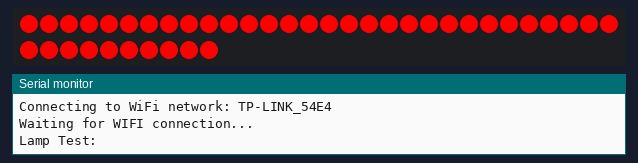
A sketch run on a simulated ESP32. On the bench: 40 RGB LEDs in strip order, left to right, continuing on the next row, the last lines printed to the serial monitor. Dim RGB values are drawn brighter than linear; WiFi joins after 1.5 s; servers stay silent unless stated.

Above: at 0.3 s.
At 0.9 s:
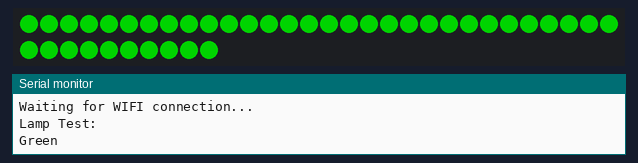
At 1.5 s:
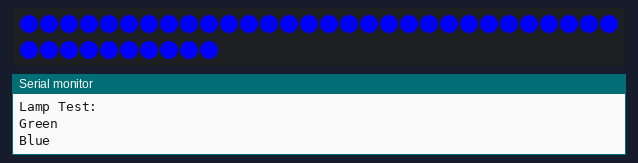
At 2.1 s:
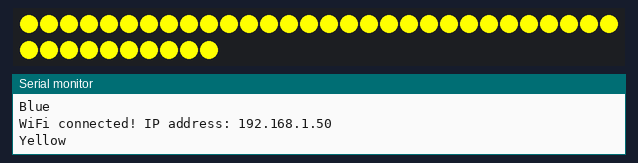
At 2.7 s:
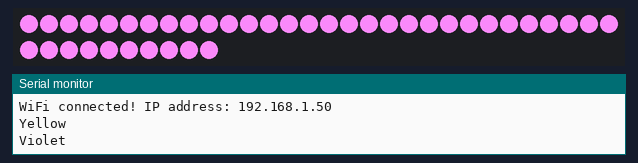
At 3.9 s:
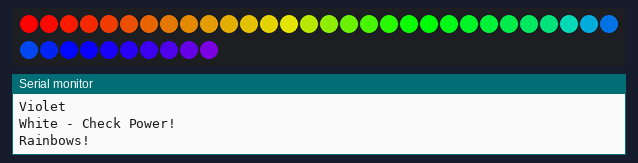

The sketch:

ReceivedUdp.ino
```cpp
// (licence header left out)
#include "FastLED.h"
#include <WiFi.h>
#include <WiFiUdp.h>


#define DEBUG

#ifdef DEBUG
 #define DEBUG_PRINT_LN(x) Serial.println(x)
 #define DEBUG_PRINT(x) Serial.print(x)
#else
 #define DEBUG_PRINT(x)
 #define DEBUG_PRINT_LN(x)
#endif

#define NUM_LEDS 40
#define DATA_PIN 12
#define LED_TYPE    WS2812B
#define COLOR_ORDER GRB
#define TEST_DELAY 600
#define NO_DATA_TIME 5000

#define OUTPUT_CHANNEL 0
#define HEADER_SIZE 6
#define BUFFER_MAX 640
#define PORT 2390

const byte channelwidth = 3; //3 channels per pixel
byte channel; //channel number for each pixel RGB
volatile byte currentcounter = 0; //counter for data reception
byte previouscounter = 0; //counter for data reception
unsigned long now = 0; //current time value


// Define the array of leds
CRGB leds[NUM_LEDS];

char ssid[] = "TP-LINK_54E4"; //  your network SSID (name)
char pass[] = "27155332";    // your network password (use for WPA, or use as key for WEP)

IPAddress ip(192, 168, 0, 21); //  Fixed IP
IPAddress gateway(192, 168, 0, 1); // set gateway to match your network
IPAddress subnet(255, 255, 0, 0); // set subnet mask to match your network

//Are we currently connected?
boolean connected = false;

//const char* ssid     = "Don't worry, be happy!";
//const char* password = "whyistheskysohigh?";

WiFiUDP Udp;

unsigned char packetBuffer[BUFFER_MAX];
char ReplyBuffer[] = "acknowledged";

void setup()
{
  setupSerial();
  setupWifi();
  setupLeds();
  initTest(); //test to make sure pixels are working
}

void setupSerial() {
   //Initialize serial and wait for port to open:
  #ifdef DEBUG
    Serial.begin(115200);
  #endif
  delay(100);
  DEBUG_PRINT_LN("Starting Software!!");
}

void setupWifi() {

//  initializeWifi();
//
//  // Print WiFi MAC address:
//  printMacAddress();
//
//  connectWifi();
//  printWiFiStatus();

  connectToWiFi(ssid, pass);

}

void setupLeds() {

  FastLED.addLeds<LED_TYPE,DATA_PIN,COLOR_ORDER>(leds, NUM_LEDS).setCorrection(TypicalLEDStrip);
  FastLED.setMaxPowerInVoltsAndMilliamps (5, 2400);
  FastLED.clear();

}

int value = 0;

void loop()
{
    int packetSize = Udp.parsePacket();
    //timer to check if receiving data
    if(currentcounter != previouscounter) //has the counter changed?
    {
      now = millis(); //store the time since the counter has increased
      previouscounter = currentcounter; //set the previous value equal to the current value
    }
    if((millis() - now) > NO_DATA_TIME) //is the time since the counter changed greater than 5 seconds?
    {
       noReceive(); //not receiving data. Run no receive function
    }

     if(packetSize)
    {
      //DEBUG_PRINT_LN("Received Data!!!");
      Udp.read(packetBuffer,BUFFER_MAX); //read UDP packet

      int count = checkProtocolHeaders(packetBuffer, packetSize);
      if (count)
      {
              parseRGBReceived(packetBuffer, count); //process data function
              currentcounter++;  //increase counter by 1 each time through
      }
    }
}

void initializeWifi() {

   // udp.stop();
    //udp.flush();
    WiFi.disconnect(true);
    WiFi.config(ip, gateway, subnet);
    WiFi.setAutoReconnect(true);
}


void connectWifi() {

  int ledState = 0;
     // attempt to connect to WiFi network:
   DEBUG_PRINT("Attempting to connect to SSID: ");
   DEBUG_PRINT_LN(ssid);


  WiFi.begin(ssid, pass);
  while (WiFi.status() != WL_CONNECTED)
  {
    // Blink LED while we're connecting:
    digitalWrite(LED_BUILTIN, ledState);
    ledState = (ledState + 1) % 2; // Flip ledState
    delay(500);
    DEBUG_PRINT(".");
  }

   DEBUG_PRINT("\nConnected to SSID: ");
   DEBUG_PRINT_LN(ssid);

    //Serial.print("\nStarting connection to UDP port ");
    //Serial.println(udpPort);
    // if you get a connection, report back via serial:
    //udp.begin(udpPort);
    //udp.flush();
}

int checkProtocolHeaders(const unsigned char* messagein, int messagelength) {


  if ( messagein[0] == 0x10 && messagein[1] == 0x41 && messagein[2] == 0x37) {
      // 0x41 = 'A'
      // 0x37 = '7'
      //DEBUG_PRINT("Data Size: ");
      int data_size = messagein[3] * 256 + messagein[4]; // number of values plus start code
      //DEBUG_PRINT_LN(data_size);
      //DEBUG_PRINT_LN(messagelength-HEADER_SIZE);

      if ( (messagelength-HEADER_SIZE) == data_size )
      {
        return data_size; //Return how many values are in the packet.
      }

    }
  return 0;
}

void parseRGBReceived(unsigned char* pbuff, int count)
{
  //DEBUG_PRINT_LN ("DMX Packet Received");
  int output_channel = pbuff[5];
  if ( output_channel == OUTPUT_CHANNEL)
  {
    channel = 0; //reset RGB channel assignment to 0 each time through loop.
    for (int i = 0; i < NUM_LEDS; i++) //loop to assign 3 channels to each pixel
    {
        leds[i] = CRGB(pbuff[HEADER_SIZE + channel], pbuff[HEADER_SIZE + (channel +1)], pbuff[HEADER_SIZE + (channel +2)]);
        channel +=channelwidth; //increase last channel number by channel width
    }
  }

  FastLED.show(); //send data to pixels
}


void initTest() //runs at board boot to make sure pixels are working
{
  FastLED.setBrightness(255);       // set to full power

  FastLED.clear(); // on power up, one or more leds can be in a funky state.


  DEBUG_PRINT_LN ("Lamp Test:");
  fill_solid(leds,NUM_LEDS, CRGB::Red);
  FastLED.show();
  FastLED.delay(TEST_DELAY);
  fill_solid(leds,NUM_LEDS, CRGB::Green);
  DEBUG_PRINT_LN ("Green");
  FastLED.show();
  FastLED.delay(TEST_DELAY);
  fill_solid(leds,NUM_LEDS, CRGB::Blue);
  DEBUG_PRINT_LN ("Blue");
  FastLED.show();
  FastLED.delay(TEST_DELAY);
  fill_solid(leds,NUM_LEDS, CRGB::Yellow);
  DEBUG_PRINT_LN ("Yellow");
  FastLED.show();
  FastLED.delay(TEST_DELAY);
  fill_solid(leds,NUM_LEDS, CRGB::Violet);
  DEBUG_PRINT_LN ("Violet");
  FastLED.show();
  FastLED.delay(TEST_DELAY);
  fill_solid(leds,NUM_LEDS, CRGB::White);
  DEBUG_PRINT_LN ("White - Check Power!");
  FastLED.show();
  FastLED.delay(TEST_DELAY);
  FastLED.clear();
  DEBUG_PRINT_LN ("Rainbows!");
  fill_rainbow(leds, NUM_LEDS, CRGB::White);
  FastLED.show();
  FastLED.delay(TEST_DELAY);
  Serial.println("Show Time...");
  FastLED.clear();
  //FastLED.setBrightness(MAX_BRIGHTNESS);
}

void noReceive()
{
//simple rainbow fill
  fill_rainbow(leds, NUM_LEDS, CRGB::White);
  FastLED.show();
}


void connectToWiFi(const char * ssid, const char * pwd){
  Serial.println("Connecting to WiFi network: " + String(ssid));

  // delete old config
  WiFi.disconnect(true);
  delay(100);
  //register event handlerpin
  WiFi.onEvent(WiFiEvent);
  WiFi.config(ip, gateway, subnet);
  WiFi.setAutoReconnect(true);
  WiFi.setAutoConnect(true);

  //Initiate connection
  WiFi.begin(ssid, pwd);

  Serial.println("Waiting for WIFI connection...");
}

//wifi event handler
void WiFiEvent(WiFiEvent_t event){
    switch(event) {
      case SYSTEM_EVENT_STA_GOT_IP:
          //When connected set
          DEBUG_PRINT("WiFi connected! IP address: ");
          DEBUG_PRINT_LN(WiFi.localIP());
          //initializes the UDP state
          //This initializes the transfer buffer
          Udp.begin(WiFi.localIP(),PORT);
          connected = true;
          break;
      case SYSTEM_EVENT_STA_DISCONNECTED:
          DEBUG_PRINT_LN("WiFi lost connection");
          connected = false;
          //software_Reset();
          break;
    }
}

void software_Reset() // Restarts program from beginning but does not reset the peripherals and registers
{
  esp_restart();  //tells the SDK to reboot, so its a more clean reboot, use this one if possible.
}
```

Measured:
- what the display in image 0 shows lasts 0.6 s, from 0.2 s to 0.8 s
